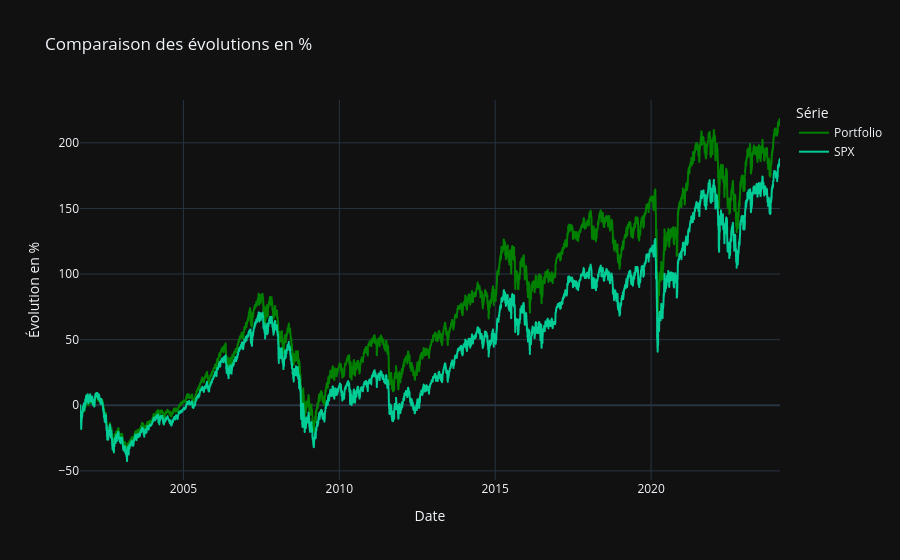

This figure's notebook cell:
### Code cell
import plotly.express as px
import pandas as pd

money_norm = (final["Money"]/10000000*100) - 100
spx_norm = (final["BENCH"]/final["BENCH"].iloc[0]*100) - 100

df_plot = pd.DataFrame({
    "Date": final["Date"],
    "Portfolio": money_norm,
    "SPX": spx_norm
}).melt(id_vars="Date", var_name="Série", value_name="Évolution en %")

fix = px.line(
    df_plot,
    x="Date",
    y="Évolution en %",
    color="Série",
    color_discrete_map={"SXXT": "red", "Portfolio": "green"},
    title="Comparaison des évolutions en %"
)

fix.update_layout(hovermode="x unified")
fix.show()

### Figure 1 — Plotly figure (JSON) as saved in the notebook; plotly's stock layout.template omitted (floating-point values rounded to 4 significant figures; data arrays with more than 128 entries replaced by an {"elided": "..."} marker saying what was removed)
{"data": [{"hovertemplate": "Série=Portfolio<br>Date=%{x}<br>Évolution en %=%{y}<extra></extra>", "legendgroup": "Portfolio", "line": {"color": "green", "dash": "solid"}, "marker": {"symbol": "circle"}, "mode": "lines", "name": "Portfolio", "showlegend": true, "x": {"elided": "5857 str values"}, "xaxis": "x", "y": {"elided": "5857 float values"}, "yaxis": "y", "type": "scattergl"}, {"hovertemplate": "Série=SPX<br>Date=%{x}<br>Évolution en %=%{y}<extra></extra>", "legendgroup": "SPX", "line": {"color": "#00cc96", "dash": "solid"}, "marker": {"symbol": "circle"}, "mode": "lines", "name": "SPX", "showlegend": true, "x": {"elided": "5857 str values"}, "xaxis": "x", "y": {"elided": "5857 float values"}, "yaxis": "y", "type": "scattergl"}], "layout": {"xaxis": {"anchor": "y", "domain": [0.0, 1.0], "title": {"text": "Date"}}, "yaxis": {"anchor": "x", "domain": [0.0, 1.0], "title": {"text": "Évolution en %"}}, "legend": {"title": {"text": "Série"}, "tracegroupgap": 0}, "title": {"text": "Comparaison des évolutions en %"}, "hovermode": "x unified"}}
